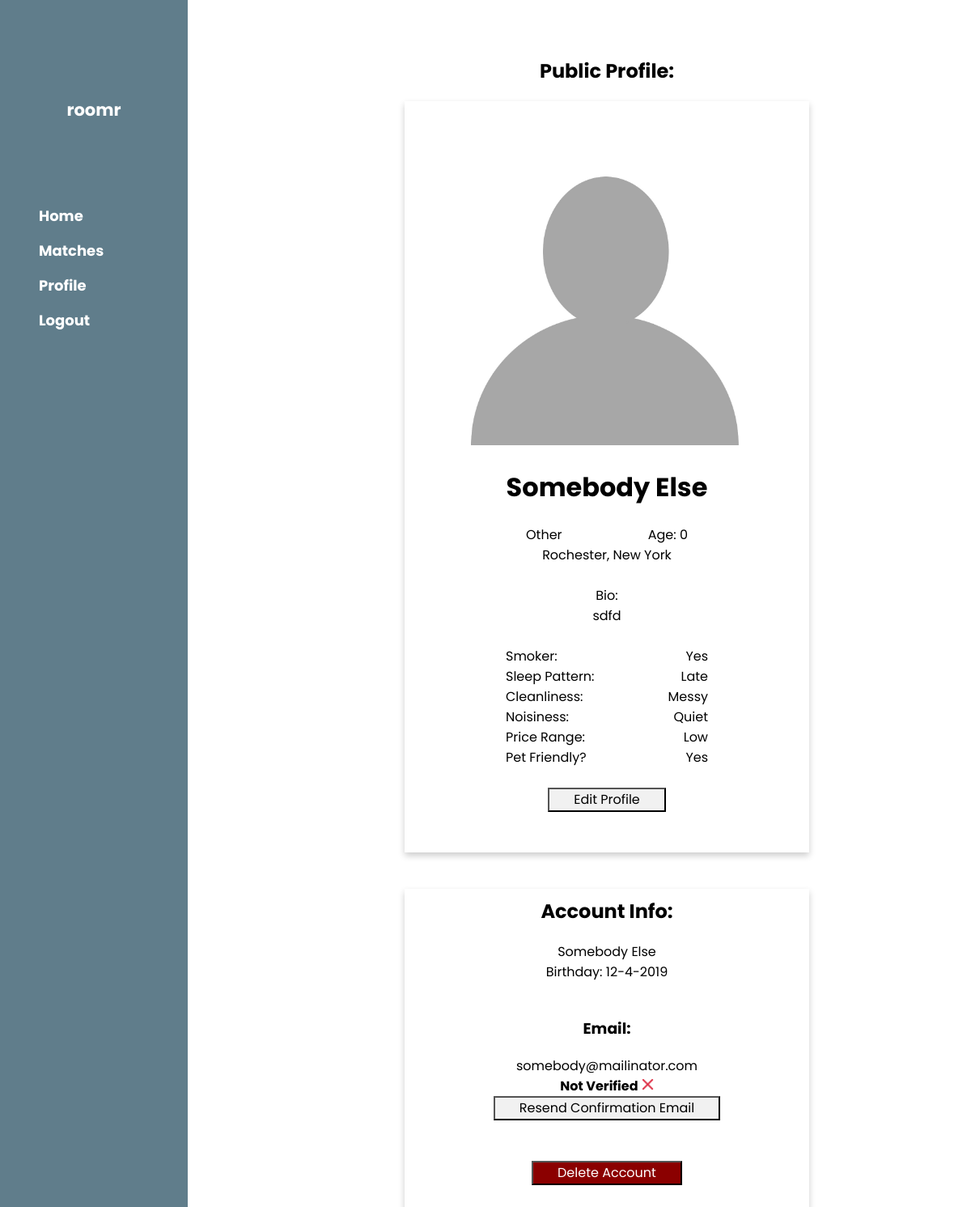
The page /user (signed in) on the database its author committed.
### server.py (models this page shows, shortened)
class User(UserMixin, db.Model):
    __tablename__ = "Users"
    id = db.Column(db.Integer, primary_key=True, autoincrement=True)
    email = db.Column(db.String(64), unique=True, index=True, nullable=False)
    fname = db.Column(db.String(32), index=True, nullable=False)
    lname = db.Column(db.String(32), index=True, nullable=False)
    dob = db.Column(db.DateTime, index=True,nullable=False)
    password_hash = db.Column(db.String(128), nullable=False)
    confirmed = db.Column(db.Boolean(), default=False)
    profilePicture = db.Column(db.String(64), nullable=True)
    state = db.Column(db.String(32), index=True, nullable=False)
    city = db.Column(db.String(32), index=True, nullable=False)
    gender = db.Column(db.String(6), index=True, nullable=False)
    bio = db.Column(db.String(500), index=True, nullable=True)
    smoker = db.Column(db.String(3), index=True, nullable=False)
    sleep = db.Column(db.String(5), index=True, nullable=False)
    genderPreferences = db.Column(db.String(3), index=True, nullable=False)
    cleanliness = db.Column(db.String(5), index=True, nullable=False)
    price = db.Column(db.String(3), index=True, nullable=False)
    noiselevel = db.Column(db.String(7), index=True, nullable=False)
    petfriendly = db.Column(db.String(3), index=True, nullable=False)
    likes = db.relationship("User",
                        secondary=user_likes,
                        primaryjoin=(id==user_likes.c.user_id),
                        secondaryjoin=(id==user_likes.c.like_id),
                        backref='liked_by')
    dislikes = db.relationship("User",
                        secondary=user_dislikes,
                        primaryjoin=(id==user_dislikes.c.user_id),
                        secondaryjoin=(id==user_dislikes.c.dislike_id),
                        backref='disliked_by')
    matches = db.relationship("User",
                        secondary=user_matches,
                        primaryjoin=(id==user_matches.c.user_id),
                        secondaryjoin=(id==user_matches.c.match_id),
                        backref='matched_by')
    @property
    def password(self):
        raise AttributeError("password is write only")

### server.py (the view)
@app.route("/user", methods=["GET"])
@login_required
def user():
    return render_template("user.html")

### server.py (called while the page is built)
@login_manager.user_loader
def load_user(user_id):
    return User.query.get(int(user_id))

### templates/user.html (shortened to what this page needs)
<!DOCTYPE html>
<html>
    <head>
        <link rel="stylesheet" href="{{ url_for('static', filename='styles2.css')}}"/>
    </head>
    <body>
        <nav id="sidebar"><br>
            <div id="headercontainer">
                <h3 id="bartitle"><b>roomr</b></h3>
            </div>
            <div id="barlinks">
                    <a href="{{url_for('home')}}" id="baritem">Home</a>
                {% if current_user.is_authenticated %}
                    <a href="{{url_for('chatform')}}" id="baritem" >Matches</a>
                    <a href="{{url_for('user')}}" id="baritem" >Profile</a>
                    <a href="{{url_for('logout')}}" id="baritem" >Logout</a>
                {% else %}
                    <a href="{{url_for('login')}}" id="baritem">Login</a>
                    <a href="{{url_for('signup')}}" id="baritem" >Signup</a>
                {% endif %}
                </div>
        </nav>
        <div class="content" >
            <br>
            <br>
            {% if current_user.is_authenticated %}
            <div style="padding-bottom:100px;">
                <h2 style="text-align: center;">Public Profile:</h2>
                <div class="profile">
                    <br>
                    <img src= "{{ current_user.profilePicture }}" alt = "Profile picture", style = "width:80%" >
                    <h1>{{ current_user.fname }} {{ current_user.lname }}</h1>
                    <div class="col1">
                        <span id = "quest"> {{current_user.gender.capitalize()}} </span>
                        <span id = "response">Age: {{ current_user.dob.today().year - current_user.dob.year }}</span>
                        <br>
                        <div>{{current_user.city}}, {{current_user.state}}</div>
                        <br>
                    </div>
                    <div id="bio"> Bio: <br> {{current_user.bio}} </div>
                    <br>
                    <div class="col2">
                        <div> <span id="quest">Smoker:</span> <span id="response">{{current_user.smoker.capitalize()}} </span></div> <br>
                        <div> <span id="quest">Sleep Pattern:</span> <span id="response">{{current_user.sleep.capitalize()}} </span></div> <br>
                        <div> <span id="quest">Cleanliness:</span> <span id="response">{{current_user.cleanliness.capitalize()}} </span></div> <br>
                        <div> <span id="quest">Noisiness:</span> <span id="response">{{current_user.noiselevel.capitalize()}} </span></div> <br>
                        <div> <span id="quest">Price Range:</span> <span id="response">{{current_user.price.capitalize()}} </span></div> <br>
                        <div> <span id="quest">Pet Friendly?</span> <span id="response">{{current_user.petfriendly.capitalize()}} </span></div> <br>
                    </div>
                    <br>
                    <form>
                        <button type="submit" class="homeButton" formaction="{{ url_for('editProfile')}}">Edit Profile</button>
                    </form>
                    <br>
                    <br>
                </div>
                <br>
                <div class="profile" style="width:500px;">
                    <h2 style="padding-top: 10px;">Account Info:</h2>
                    {{ current_user.fname }} {{ current_user.lname }} <br>
                    Birthday: {{ current_user.dob.month}}-{{ current_user.dob.day }}-{{ current_user.dob.year }} <br><br>
                    <h3>Email: </h3> {{ current_user.email }} <br>
                    {% if current_user.confirmed %}
                        <b style="color:green;">Verified</b> <img src="{{ url_for('static', filename='greencheck.png')}}" height="15" width="15"/>
                    {% else %}
                        <b>Not Verified</b> <img src="{{ url_for('static', filename='redx.png')}}" height="15" width="15"/>
                        <form>
                            <button type="submit" class="homeButton" formaction="{{ url_for('resendVerification')}}">Resend Confirmation Email</button>
                        </form>
                    {% endif %}
                    <br>
                    <br>
                    <form>
                        <button id="deleteButton" type="submit" class="homeButton" formaction="{{ url_for('Delete')}}">Delete Account</button>
                    </form>
                    <br>
                    <br>
                 </div>
            </div>
            {% endif %}
        </div>
    </body>
    </html>

### static/styles2.css (style rules this page uses)
body, h1, h2, h3, h4, h5 { font-family: "Poppins", sans-serif; }
body { font-size: 16px; margin: 0; }
.content { margin-left: 340px; margin-right: 40px; }
#sidebar { height: 100%; width: 200px; background-color: #fff; position: fixed !important; z-index: 1; overflow: auto; z-index: 3; font-weight: bold; color: #fff !important; background-color: #607d8b !important; top: 0; font-size: 18px !important; padding: 8px 16px !important; }
#headercontainer:after, #headercontainer:before { content: ""; display: table; clear: both; padding: 0.01em 16px; }
#bartitle { text-align: center; padding-top: 64px !important; padding-bottom: 64px !important; }
#barlinks { width: 100%; min-width: 100%; text-align: left; display: block; padding: 8px 16px; border: none; white-space: normal; float: none; outline: 0; }
#baritem { text-align: left; width: 100%; float: left; border: none; outline: 0; padding: 8px 16px; vertical-align: middle; overflow: hidden; text-decoration: none; color: inherit; background-color: inherit; cursor: pointer; white-space: nowrap; }
.profile { box-shadow: 0 4px 8px 0 rgba(0, 0, 0, 0.2); max-width: 500px; min-width: 400px; margin: auto; text-align: center; }
#bio { width: 75%; margin: auto; }
#quest { float: left; }
#response { float: right; }
.col1 { margin: auto; width: 40%; }
.col2 { margin: auto; width: 50%; }
.homeButton { background-color: #f1f1f1; color: rgb(0, 0, 0); cursor: pointer; display: inline-block; font-family: 'Poppins', sans-serif; font-size: 1rem; height: 30px; line-height: 20px; padding-left: 30px; padding-right: 30px; transition-duration: 0.3s; }
a:link { color:black; text-decoration: none; }
#deleteButton { background-color:#8B0000; color:white; }

### rows shown on the page
User: profilePicture (picture), fname "Somebody", lname "Else", gender "Other", city "Rochester", state "New York", bio "sdfd", smoker "Yes", sleep "Late", cleanliness "Messy", noiselevel "Quiet", price "Low", petfriendly "Yes", dob.month "12", dob.day "4", dob.year "2019", email "somebody@mailinator.com"
